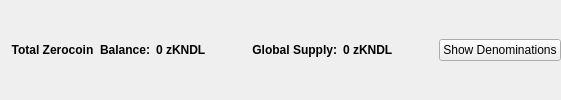
                       <widget class="QFrame" name="balanceSupplyFrame">
                        <layout class="QHBoxLayout" name="horizontalLayout_2" stretch="0,0,0,1,0">
                         <property name="rightMargin">
                          <number>0</number>
                         </property>
                         <item>
                          <layout class="QHBoxLayout" name="horizontalLayout_34">
                           <item>
                            <widget class="QLabel" name="labelzAvailableText_3">
                             <property name="font">
                              <font>
                               <weight>75</weight>
                               <bold>true</bold>
                              </font>
                             </property>
                             <property name="toolTip">
                              <string>Total Balance including unconfirmed and immature zKNDL</string>
                             </property>
                             <property name="text">
                              <string>Total Zerocoin  Balance:</string>
                             </property>
                             <property name="alignment">
                              <set>Qt::AlignRight|Qt::AlignTrailing|Qt::AlignVCenter</set>
                             </property>
                            </widget>
                           </item>
                           <item>
                            <widget class="QLabel" name="labelzAvailableAmount_4">
                             <property name="minimumSize">
                              <size>
                               <width>40</width>
                               <height>0</height>
                              </size>
                             </property>
                             <property name="font">
                              <font>
                               <weight>75</weight>
                               <bold>true</bold>
                              </font>
                             </property>
                             <property name="toolTip">
                              <string>Total Balance including unconfirmed and immature zKNDL</string>
                             </property>
                             <property name="text">
                              <string>0 zKNDL</string>
                             </property>
                             <property name="alignment">
                              <set>Qt::AlignLeading|Qt::AlignLeft|Qt::AlignVCenter</set>
                             </property>
                            </widget>
                           </item>
                          </layout>
                         </item>
                         <item>
                          <spacer name="horizontalSpacer_32">
                           <property name="orientation">
                            <enum>Qt::Horizontal</enum>
                           </property>
                           <property name="sizeHint" stdset="0">
                            <size>
                             <width>40</width>
                             <height>20</height>
                            </size>
                           </property>
                          </spacer>
                         </item>
                         <item>
                          <layout class="QHBoxLayout" name="horizontalLayout_35">
                           <item>
                            <widget class="QLabel" name="labelZsupplyText_2">
                             <property name="font">
                              <font>
                               <weight>75</weight>
                               <bold>true</bold>
                              </font>
                             </property>
                             <property name="text">
                              <string>Global Supply:</string>
                             </property>
                             <property name="alignment">
                              <set>Qt::AlignRight|Qt::AlignTrailing|Qt::AlignVCenter</set>
                             </property>
                            </widget>
                           </item>
                           <item>
                            <widget class="QLabel" name="labelZsupplyAmount_2">
                             <property name="font">
                              <font>
                               <weight>75</weight>
                               <bold>true</bold>
                              </font>
                             </property>
                             <property name="text">
                              <string>0 zKNDL</string>
                             </property>
                            </widget>
                           </item>
                          </layout>
                         </item>
                         <item>
                          <spacer name="horizontalSpacer_31">
                           <property name="orientation">
                            <enum>Qt::Horizontal</enum>
                           </property>
                           <property name="sizeHint" stdset="0">
                            <size>
                             <width>40</width>
                             <height>20</height>
                            </size>
                           </property>
                          </spacer>
                         </item>
                         <item>
                          <widget class="QPushButton" name="pushButtonShowDenoms">
                           <property name="toolTip">
                            <string>Show zKNDL denominations list</string>
                           </property>
                           <property name="text">
                            <string>Show Denominations</string>
                           </property>
                          </widget>
                         </item>
                        </layout>
                       </widget>
